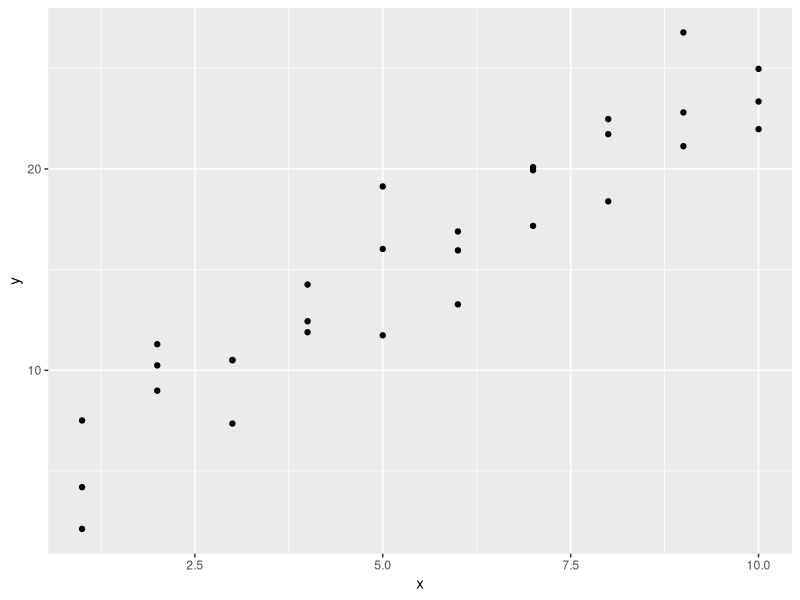
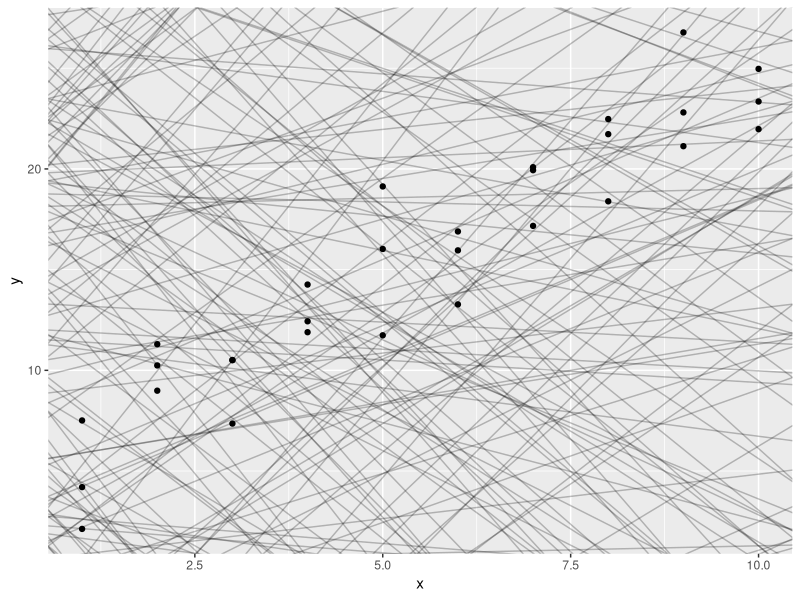
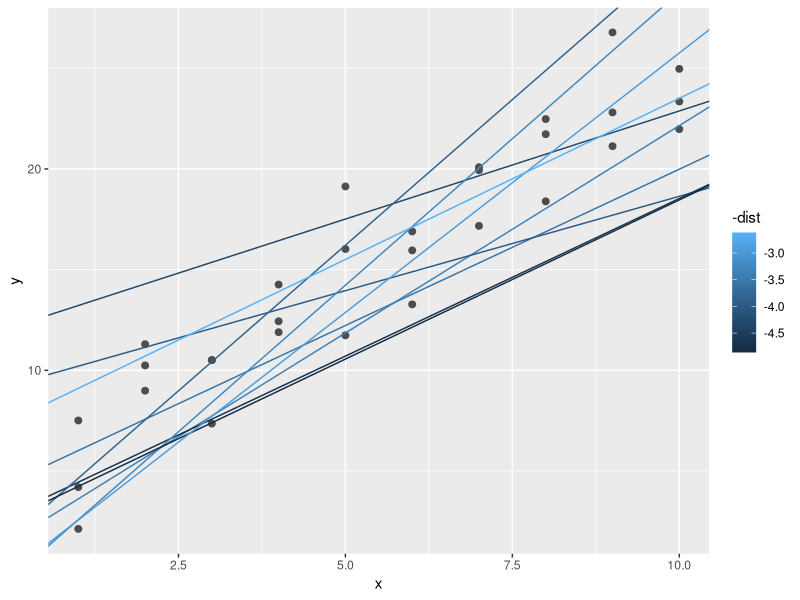
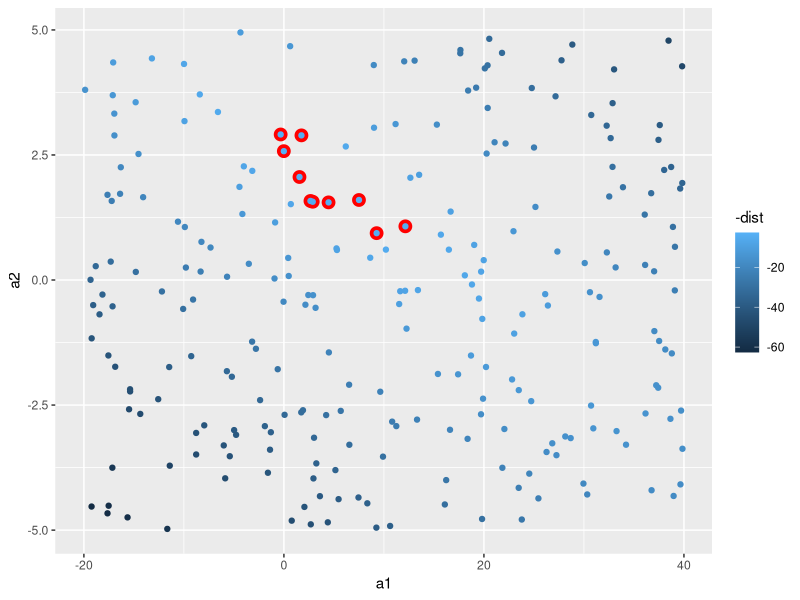
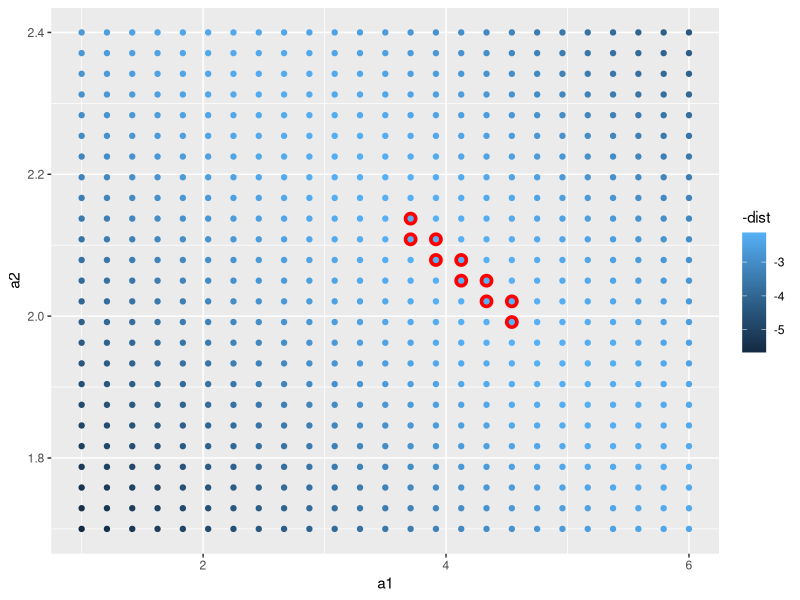
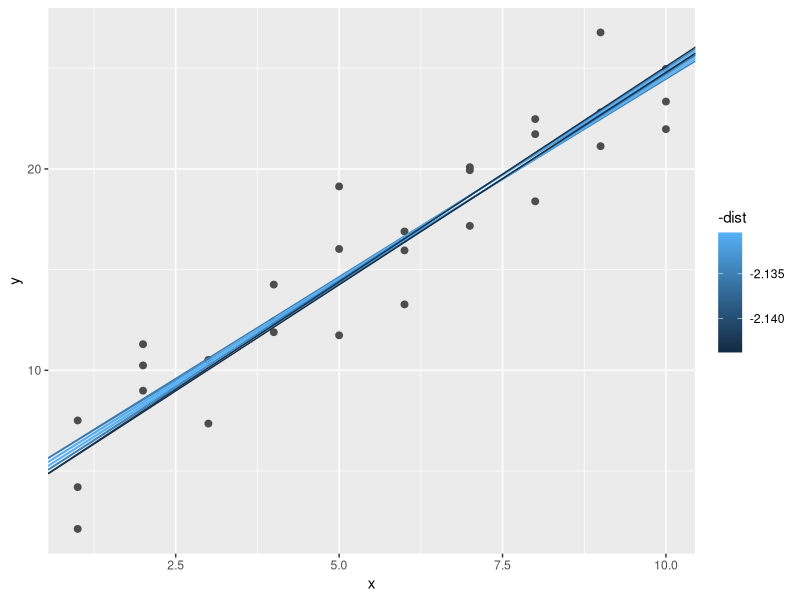
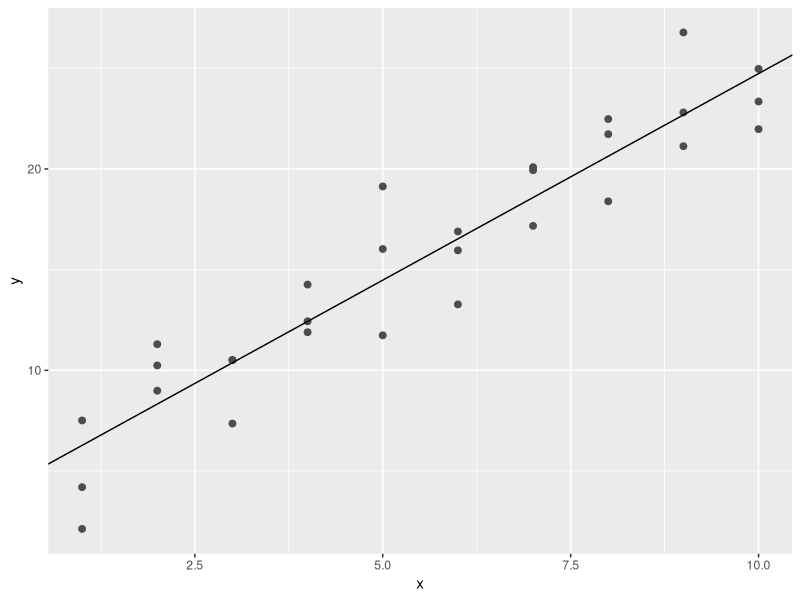

R code for these plots, in order: (Note: this script raises an error after producing the figures.)
# The goal of a model is to provide a simple low-dimensional summary of a dataset. 
# For hypothesis generation we focus on partition data into patterns and residuals
# In EDA models are compared with each other to see which works best through observation
# In Confirmatory Data Analysis previously formulated models are compared to the data (that was held out in the EDA).

# Two steps to modelling:

# 1. Define a family of models (e.g. y = a_1 * x + a_2, y = a_1 * x ^ a_2, or y = a_1 * a_2 ^ x, 
#    where x and y are known parts of the data and a_1 and a_2 are parameters).
# 2. Fitting of the model: find the model from the family that best describes your data (e.g. y = 3 * x + 7)

# All models are wrong, but some are useful. George Box

library(tidyverse)

library(modelr)
options(na.action = na.warn)

?sim1
ggplot(sim1, aes(x, y)) + 
  geom_point()

# y = a_0 + a_1 * x

models <- tibble(
  a1 = runif(250, -20, 40),
  a2 = runif(250, -5, 5)
)

ggplot(sim1, aes(x, y)) + 
  geom_abline(aes(intercept = a1, slope = a2), data = models, alpha = 1/4) +
  geom_point() 

?geom_abline

View(sim1)

model1 <- function(a, data) {
  a[1] + data$x * a[2]
}

model1(c(7, 1.5), sim1)
sim1$y - model1(c(7, 1.5), sim1)

# can we collapse it into one value?

# root-mean-squared deviation

measure_distance <- function(mod, data) {
  diff <- data$y - model1(mod, data)
  sqrt(mean(diff ^ 2))
}

measure_distance(c(7, 1.5), sim1)

# let's evaluate all the models above

# helper function to press generated variables into a vector of length 2
sim1_dist <- function(a1, a2) {
  measure_distance(c(a1, a2), sim1)
}

# we are using purrr to deal with managing input and output
models <- models %>% 
  mutate(dist = purrr::map2_dbl(a1, a2, sim1_dist))

# let's visualise
ggplot(sim1, aes(x, y)) + 
  geom_point(size = 2, colour = "grey30") + 
  geom_abline(
    aes(intercept = a1, slope = a2, colour = -dist), 
    data = filter(models, rank(dist) <= 10)
  )

# we do not necessarily see the data

ggplot(models, aes(a1, a2)) +
  geom_point(data = filter(models, rank(dist) <= 10), size = 4, colour = "red") +
  geom_point(aes(colour = -dist))

# is there a better way than just picking variables randomly?

# grid-search!

?expand.grid
View(expand.grid(a1 = seq(-5, 20, length = 25), a2 = seq(1, 3, length = 25)))

grid <- expand.grid(
  a1 = seq(1, 6, length = 25),
  a2 = seq(1.7, 2.4, length = 25)) %>% 
  mutate(dist = purrr::map2_dbl(a1, a2, sim1_dist))

grid %>% 
  ggplot(aes(a1, a2)) +
  geom_point(data = filter(grid, rank(dist) <= 10), size = 4, colour = "red") +
  geom_point(aes(colour = -dist)) 

# looking at the best models vs. data

ggplot(sim1, aes(x, y)) + 
  geom_point(size = 2, colour = "grey30") + 
  geom_abline(
    aes(intercept = a1, slope = a2, colour = -dist), 
    data = filter(grid, rank(dist) <= 10)
  )

# you could manually make the grid finer and finer, but there is a better way

# Quasi-Newton search
best <- optim(c(0, 0), measure_distance, data = sim1, method = "BFGS")
best$par

# Nelder-Mead search 
best <- optim(c(0, 0), measure_distance, data = sim1)
best$par

# don't worry to much about optim now (you are not a stats expert), the intuition suffices
# anyway, let's visualise

ggplot(sim1, aes(x, y)) + 
  geom_point(size = 2, colour = "grey30") + 
  geom_abline(intercept = best$par[1], slope = best$par[2])

ggplot(sim1, aes(x, y)) + 
  geom_point(size = 2, colour = "grey30") + 
  geom_abline(intercept = coef(sim1_mod)[1], slope = coef(sim1_mod)[2])

# optim can be used for everything you can write a distance function for

# special case linear model
# y = a_1 + a_2 * x_1 + a_3 * x_2 + ... + a_n * x_(n - 1)
?lm
# y ~ x is translated by lm to y = a_1 + a_2 * x
im1_mod <- lm(y ~ x, data = sim1)
sim1_mod <- lm(y ~ x, data = sim1)
coef(sim1_mod)
# lm is faster than optim but only works for linear models

# EXERCISE
# One downside of the linear model is that it is sensitive to unusual values because the distance incorporates a squared term. Fit a linear model to the simulated data below, and visualise the results. Rerun a few times to generate different simulated datasets. What do you notice about the model?

sim1a <- tibble(
  x = rep(1:10, each = 3),
  y = x * 1.5 + 6 + rt(length(x), df = 2)
)





# solution help
sim1a_mod <- lm(y ~ x, data = sim1a)
coef(sim1a_mod)
ggplot(sim1a, aes(x, y)) + 
  geom_point(size = 2, colour = "grey30") + 
  geom_abline(intercept = coef(sim1a_mod)[1], slope = coef(sim1a_mod)[2])

?runif
?rt
tibble(
  x = seq(-5, 5, length.out = 100),
  normal = dnorm(x),
  student_t = dt(x, df = 2)
) %>%
  gather(distribution, density, -x) %>%
  ggplot(aes(x = x, y = density, colour = distribution)) +
  geom_line()

sim1a_loess <- loess(y ~ x, data = sim1a)
grid_loess <- sim1a %>%
  add_predictions(sim1a_loess)

ggplot(sim1a, aes(x, y)) + 
  geom_point(size = 2, colour = "grey30") + 
  geom_abline(intercept = coef(sim1a_mod)[1], slope = coef(sim1a_mod)[2], colour = "blue") +
  geom_line(aes(x = x, y = pred), data = grid_loess, colour = "red")

# Visualising models using predictions and residuals

grid <- sim1 %>% 
  data_grid(x) 
grid

grid <- grid %>% 
  add_predictions(sim1_mod) 
grid

# more complex than abline, but more general!
ggplot(sim1, aes(x)) +
  geom_point(aes(y = y)) +
  geom_line(aes(y = pred), data = grid, colour = "red", size = 1)

sim1 <- sim1 %>% 
  add_residuals(sim1_mod)
sim1

ggplot(sim1, aes(resid)) + 
  geom_freqpoly(binwidth = 0.5)


ggplot(sim1, aes(x, resid)) + 
  geom_ref_line(h = 0) +
  geom_point() 

# EXERCISE
# Instead of using lm() to fit a straight line, you can use loess() to fit a smooth curve. Repeat the process of model fitting, grid generation, predictions, and visualisation on sim1 using loess() instead of lm(). How does the result compare to geom_smooth()